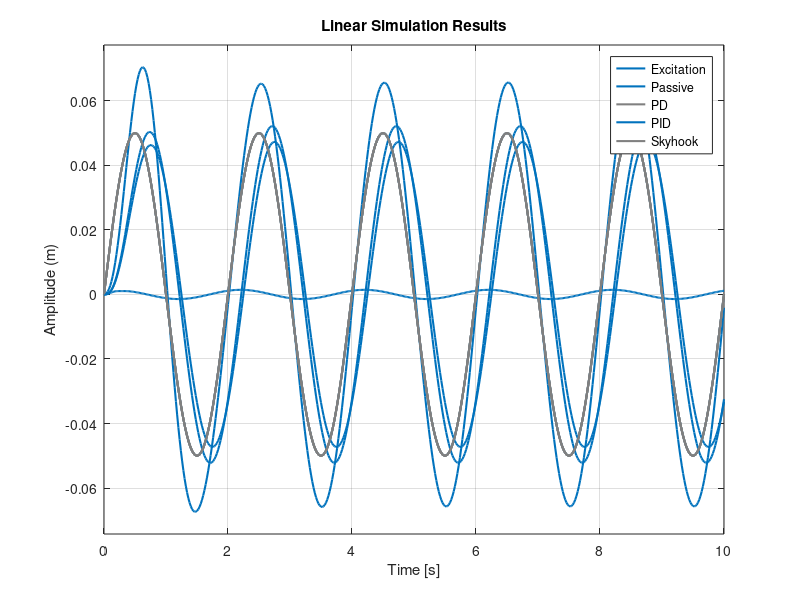
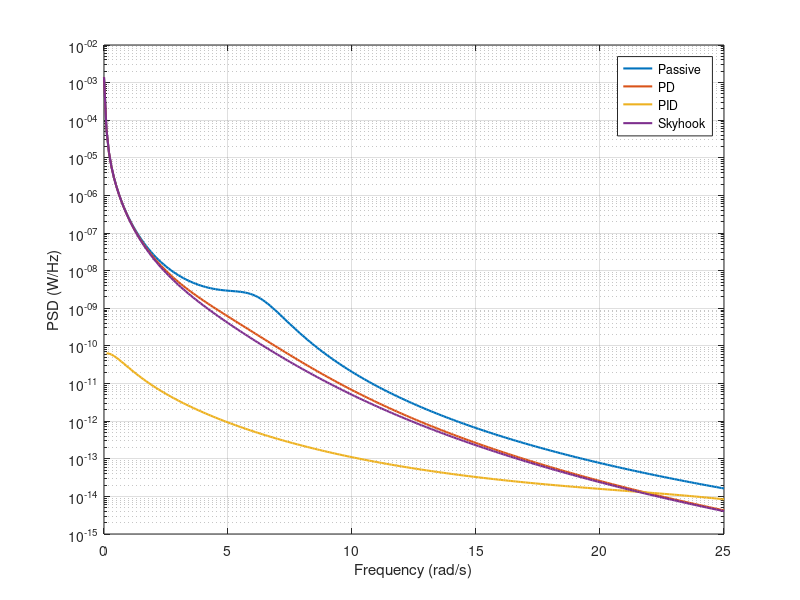
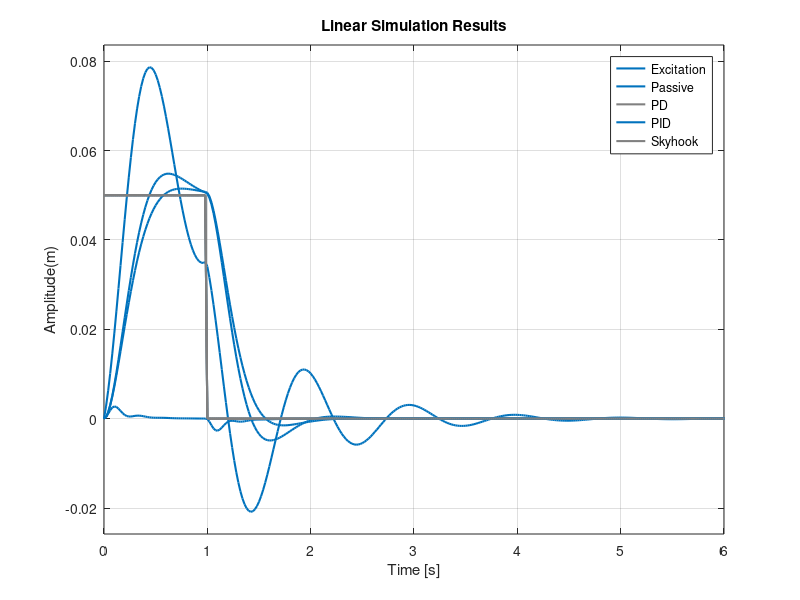

Reproduce these figures in MATLAB, in order.


%% Initialization
s = tf('s');

cp =0.4;                   %damping coefficient
kp = 6.32;                  %spring constant
mp = 0.16;                  %mass
cc = 2*sqrt(mp*kp);         %critical damping coefficient
zeta = cp/cc;               %damping ratio
omega = sqrt(kp/mp);        %natural frequency
omega_d = (1-zeta^2)*omega; %damped natural frequency


G1 = (omega^2+(2*zeta*omega*s))/(s^2+omega^2+(2*zeta*omega*s));
G2 = tf([cp kp],[mp cp kp])
%% PD 
d_d=1.2;
d_p=0;
H1=(kp)/(mp*s^2+d_d*s+kp+d_p);
%% PID
w=omega;
z=0.5;
a=15;
hd=mp*(2*w*z+a);
hi=a*w^2;
hp=w^2+2*w*a*z-kp;

%Transfer function PID
K1 = (kp*s)/(mp*s^3+hd*s^2+s*(kp+hp)+hi); 
%% Skyhook
T=1.5;
%Transfer function skyhook
L1=(kp)/(mp*s^2+T*s+kp);

%% Bode (Task 5.1)
%% Sine Excitation
f=0.5;
dt=0.02;
Tfinal=10;
t = 0:dt:Tfinal
u=0.05*sin(2*pi*f*t);

figure (1)
plot(t,u)
hold on
lsim(G1,u,t);        %sine input
hold on;

lsim(H1,u,t);
hold on
lsim(K1,u,t)
hold on
lsim(L1,u,t)
hold on
ylabel('Amplitude (m)')
set(findall(gcf,'type','line'), 'LineWidth', 1.5);
grid on
legend('Excitation','Passive','PD','PID','Skyhook')
%% Impulse Excitation


 stepinput = 0.05*ones([1 length(t)]);
for i = 51:length(t)
   stepinput(i) = 0; 
end

figure(4)
plot(t,stepinput)
hold on
lsim(G1,stepinput,t) % impulse excitation
hold on
lsim(H1,stepinput,t)
hold on
lsim(K1,stepinput,t)
hold on;
lsim(L1,stepinput,t)
hold on
set(findall(gcf,'type','line'), 'LineWidth', 1.5);
grid on
ylabel('Amplitude(m)')
% legend('Response','Excitation')
xlim([0 6])
legend('Excitation','Passive','PD','PID','Skyhook')
%% PSD
w=0:0.1:25;
G3=freqresp(G1,w)
s=(4.028*10^(-7))./(2.88*10^(-4)+0.68*w.^2+w.^4)
G4=abs(G3(:))';
PSD=s.*(G4.^2);

H2=freqresp(H1,w)
H3=abs(H2(:))';
PSDpd=s.*(H3.^2);

K2=freqresp(K1,w)
K3=abs(K2(:))';
PSDpid=s.*(K3.^2);


L2=freqresp(L1,w)
L3=abs(L2(:))';
PSDsky=s.*(L3.^2);

figure (3)
semilogy(w,PSD)
hold on;
semilogy(w,PSDpd)
hold on;
semilogy(w,PSDpid)
hold on;
semilogy(w,PSDsky)
hold on;
set(findall(gcf,'type','line'), 'LineWidth', 1.5);
grid on
xlabel('Frequency (rad/s)')
ylabel('PSD (W/Hz)')
legend('Passive','PD','PID','Skyhook')